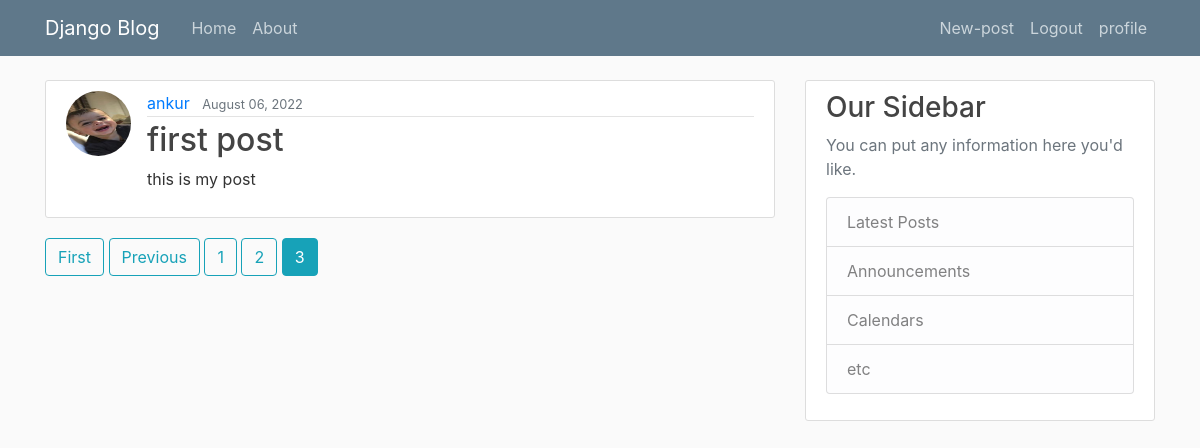
/?page=3 (signed in), run on the app's committed database.
### blog/models.py (models this page shows, shortened)
class post(models.Model):
    title=models.CharField(max_length=100)
    content=models.TextField()
    date_posted=models.DateTimeField(default=timezone.now)
    author=models.ForeignKey(User,on_delete=models.CASCADE)

### users/models.py (models this page shows, shortened)
class profile(models.Model):
    user=models.OneToOneField(User,on_delete=models.CASCADE)
    image=models.ImageField(default='default.jpg',upload_to='profile_pic')

### blog/views.py (the view)
# urls.py: path('',PostListView.as_view(),name="blog-home"),
class PostListView(ListView):
    model=post
    template_name = 'blog/home.html'
    context_object_name = 'posts'
    ordering = ['-date_posted']
    paginate_by=2

### blog/templates/blog/home.html (shortened to what this page needs)
{% extends 'blog/base.html' %}
{% block content %}
    {% for post in posts %}
            <article class="media content-section">
                <img class="rounded-circle article-img" src="{{post.author.profile.image.url}}"/>
                <div class="media-body">
                <div class="article-metadata">
                    <a class="mr-2" href="{% url 'user-post' post.author.username %}">{{ post.author }}</a>
                    <small class="text-muted">{{ post.date_posted|date:"F d, Y" }}</small>
                </div>
                <h2><a class="article-title" href="{% url 'post-detail' post.id%}">{{ post.title }}</a></h2>
                <p class="article-content">{{ post.content }}</p>
            </div>
            </article>
    {% endfor%}
    {% if is_paginated %}
        {% if page_obj.has_previous %}
            <a class="btn btn-outline-info mb-3" href="?page=1">First</a>
            <a class="btn btn-outline-info mb-3" href="?page={{page_obj.previous_page_number}}">Previous</a>
        {% endif %}
        {% for num in page_obj.paginator.page_range %}
            {% if page_obj.number == num %}
                <a class="btn btn-info mb-3" href="?page={{num}}">{{num}}</a>
            {% elif num > page_obj.number|add:'-3' and num < page_obj.number|add:'3'%}
                <a class="btn btn-outline-info mb-3" href="?page={{num}}">{{num}}</a>
            {% endif %}
        {%endfor%}
    {% endif %}
{% endblock %}

### blog/static/blog/main.css (style rules this page uses)
body { background: #fafafa; color: #333333; margin-top: 5rem; }
h1, h2, h3, h4, h5, h6 { color: #444444; }
.content-section { background: #ffffff; padding: 10px 20px; border: 1px solid #dddddd; border-radius: 3px; margin-bottom: 20px; }
.article-title { color: #444444; }
.article-content { white-space: pre-line; }
.article-img { height: 65px; width: 65px; margin-right: 16px; }
.article-metadata { padding-bottom: 1px; margin-bottom: 4px; border-bottom: 1px solid #e3e3e3 }

### data on the page
post: author.profile.image (picture), author "ankur", date_posted "August 06, 2022", title "first post", content "this is my post"

### other printed values
{{ num }} "1" "2"
{{ num }} "3"
